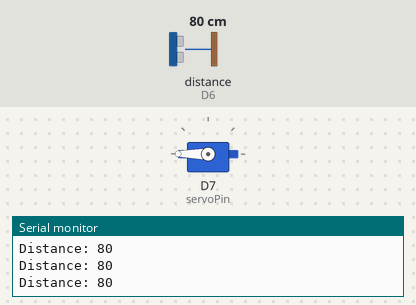
Bench run of a sketch on a simulated ESP8266 (NodeMCU). On the bench: servo, the last lines printed to the serial monitor. Wiring (inferred from the names in the program): ultrasonic range finder: trigger D5; echo D6. The test bench sets the inputs (shaded band); at power-on: distance to the obstacle (sensor on D6) 80 cm. The echo pulse lasts 58.3 µs per cm; WiFi joins after 1.5 s; servers stay silent unless stated.

Above: at 3.0 s.
3.1 s: distance to the obstacle (sensor on D6) set to 27 cm
4.6 s: distance to the obstacle (sensor on D6) set to 22 cm
At 6.0 s:
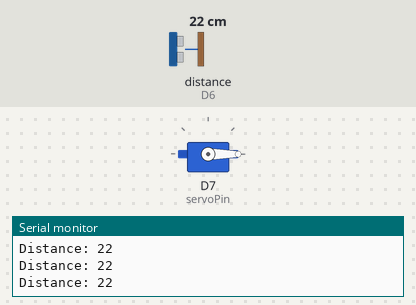
Timing chart, 0 to 10.2 s (numbered marks = the images above; inputs shaded):
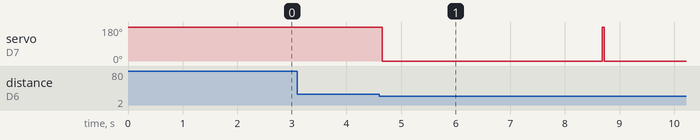

The sketch:

openlidwithblynk_sep25b.ino
```cpp
#define BLYNK_TEMPLATE_ID "TMPL6xSvMRz97"
#define BLYNK_TEMPLATE_NAME "Quickstart Template"
#define BLYNK_AUTH_TOKEN "duiVCPLR_UUnxUvQj-X0Pkw88XG47KNY"

#define BLYNK_PRINT Serial

#include <ESP8266WiFi.h>
#include <BlynkSimpleEsp8266.h>
#include <Servo.h>

Servo servo; // Servo object for controlling the motor

int trigPin = D5;    // Ultrasonic sensor TRIG pin
int echoPin = D6;    // Ultrasonic sensor ECHO pin
int servoPin = D7;   // Servo connected to D7

long duration, dist, average;
long aver[3];   // Array for averaging distance measurements

char auth[] = BLYNK_AUTH_TOKEN;
char ssid[] = "North";      // Replace with your WiFi SSID
char pass[] = "11111111";   // Replace with your WiFi password

unsigned long previousMillis = 0;
const long interval = 4000; // 4 seconds open lid
bool isLidOpen = false;

void setup() {
  Serial.begin(9600);
  Serial.println("Starting");

  // Connect to WiFi and Blynk server
  Blynk.begin(auth, ssid, pass);

  // Set up ultrasonic sensor pins
  pinMode(trigPin, OUTPUT);
  pinMode(echoPin, INPUT);

  // Attach servo to D7 and set initial position to closed (180 degrees)
  servo.attach(servoPin);
  servo.write(180); // Start with the servo closed
}

void measure() {
  // Trigger the ultrasonic sensor to measure distance
  digitalWrite(trigPin, LOW);
  delayMicroseconds(5);
  digitalWrite(trigPin, HIGH);
  delayMicroseconds(10);
  digitalWrite(trigPin, LOW);

  // Read the time for the echo to return
  duration = pulseIn(echoPin, HIGH);
  dist = (duration / 2) / 29.1; // Calculate distance in cm
}

void measureDistance() {
  // Measure distance and average over 3 readings
  for (int i = 0; i <= 2; i++) {
    measure();
    aver[i] = dist;
    delay(10);  // Small delay between measurements
  }
  dist = (aver[0] + aver[1] + aver[2]) / 3;  // Average the three readings
}

void loop() {
  // Run Blynk-related tasks
  Blynk.run();

  // Measure distance from the ultrasonic sensor
  measureDistance();

  // If an object is closer than 25 cm, control the servo
  if (dist < 25 && !isLidOpen) {
    servo.write(0); // Open the lid (0 degrees)
    previousMillis = millis();  // Record the time when the lid was opened
    isLidOpen = true;  // Set flag to indicate lid is open
  }

  // Close the lid after 4 seconds
  if (isLidOpen && (millis() - previousMillis >= interval)) {
    servo.write(180); // Close the lid (180 degrees)
    isLidOpen = false; // Reset the flag
  }

  // Output the distance for debugging
  Serial.print("Distance: ");
  Serial.println(dist);
}

// Blynk virtual pin handlers
BLYNK_WRITE(V0) {
  servo.write(param.asInt()); // Control the servo position directly via Blynk
}

BLYNK_WRITE(V1) {
  servo.write(0); // Move to 0 degrees (open) when V1 is triggered
}

BLYNK_WRITE(V2) {
  servo.write(180); // Move to 180 degrees (closed) when V2 is triggered
}
```

Measured:
- the behaviour switches between 25 and 24 cm on distance to the obstacle (sensor on D6) (found by bisection; images 0 and 1)
- after the input at 4.6 s, servo on D7 (servoPin): 180° → 0° after 0.06 s
